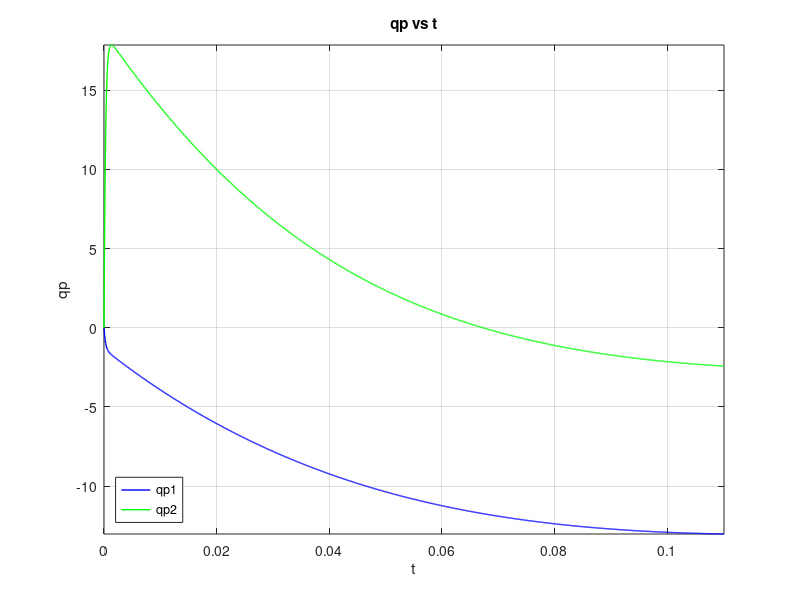
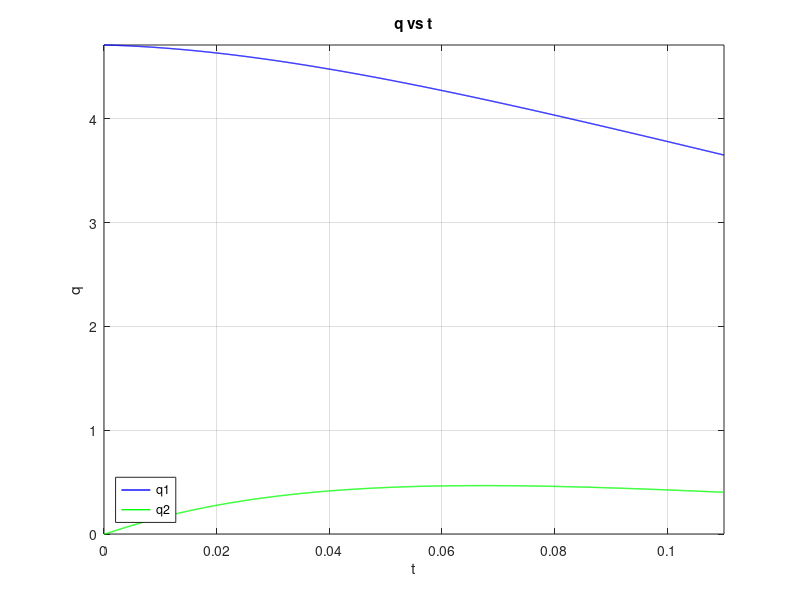
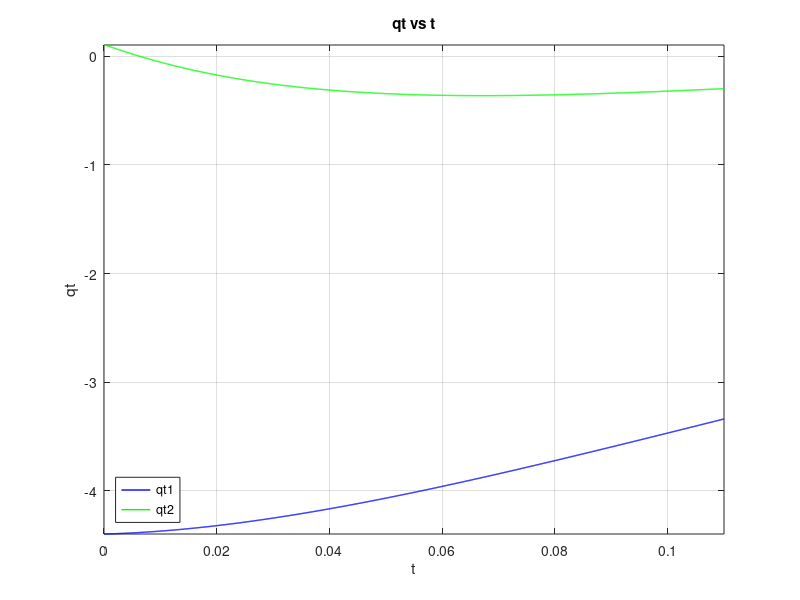

Source code (MATLAB) for these figures, in order:
clc
clear all

l1 = 0.26;
l2 = 0.26;
lc1 = 0.0983;
lc2 = 0.0229;
m1 = 6.5225;
m2 = 2.0458;
I1 = 0.1213;
I2 = 0.0116;
g = 9.81;

q = [(270)*(pi/180);
     (0)*(pi/180)]

qp = [0;
      0]

kp = [30 0;
      0 30]
kv = [7 0;
      0 3]
qd = [pi/10;
      pi/30]
      

delta=.0001;
count=1;
counte=2;
eulerq1=[];
eulerq2=[];
eulerq1(count,1)=(270)*(pi/180);
eulerq2(count,1)=(0)*(pi/180);
eulerqp1=[];
eulerqp2=[];
eulerqp1(count,1)=0;
eulerqp2(count,1)=0;
vel = [0;
       0];
eulerqt1=[];
eulerqt2=[];
  


for i=0:delta:0.11
qt = [qd(1,1)-q(1,1);
      qd(2,1)-q(2,1)]
eulerqt1(count,1)=qt(1,1);
eulerqt2(count,1)=qt(2,1); 
Mq = [m1*lc1^2+m2*l1^2+m2*l1*lc2*cos(q(2,1))+I1+I2 m2*lc2^2+m2*l1*lc2*cos(q(2,1))+I2;
      m2*lc2^2+m1*lc2*cos(q(2,1))+I2 m2*lc2^2+I2]
Cq = [-2*m2*l1*lc2*qp(2,1)*sin(q(2,1)) -m2*l1*lc2*qp(2,1)*sin(q(2,1));
      m2*l1*lc2*sin(q(2,1)) 0]
gq = [(m1*lc1+m2*l1)*g*sin(q(1,1))+m2*lc2*g*sin(q(1,1)+q(2,1));
      m2*lc2*g*sin(q(1,1)+q(2,1))]
qpp = (Mq^-1)*(kp*qt-kv*qp-Cq*qp-gq) 
acel=qpp;%DERIVADA DE LA velocidad EN CADA PUNTO [X Y]
eulerqp1(counte,1)= eulerqp1(counte-1,1)+(delta*(acel(1,1)));%M.EULER PARA CADA PUNTO
eulerqp2(counte,1)= eulerqp2(counte-1,1)+(delta*(acel(2,1)));%%M.EULER PARA CADA PUNTO
qp(1,1) = eulerqp1(counte,1);
qp(2,1) = eulerqp2(counte,1);
vel = vel + acel*delta;
eulerq1(counte,1)= eulerq1(counte-1,1)+(delta*(vel(1,1)));%M.EULER PARA CADA PUNTO
eulerq2(counte,1)= eulerq2(counte-1,1)+(delta*(vel(2,1)));%%M.EULER PARA CADA PUNTO
q(1,1) = eulerq1(counte,1)
q(2,1) = eulerq2(counte,1)
counte=counte+1;

index(count,1)=count;
count=count+1;
end

%///////////////////////////////////////////////////////////////
% IMPRESION DE TRAYECTORIAS
t=0:0.0001:0.1101;
length(eulerqp1)
length(t)
figure(1)
plot(t,eulerqp1,'color','b','LineWidth',1);
title('qp vs t')
% axis equal
axis tight
grid on
hold on
plot(t,eulerqp2,'color','g','LineWidth',1);
legend({'qp1','qp2'},'Location','southwest')
xlabel('t')
ylabel('qp')
grid on

figure(2)
plot(t,eulerq1,'color','b','LineWidth',1);
title('q vs t')
% axis equal
axis tight
grid on
hold on
plot(t,eulerq2,'color','g','LineWidth',1);
legend({'q1','q2'},'Location','southwest')
xlabel('t')
ylabel('q')
grid on

figure(3)
length(eulerqt1)
length(t)
t=0:0.0001:0.11;
plot(t,eulerqt1,'color','b','LineWidth',1);
title('qt vs t')
% axis equal
axis tight
grid on
hold on
plot(t,eulerqt2,'color','g','LineWidth',1);
legend({'qt1','qt2'},'Location','southwest')
xlabel('t')
ylabel('qt')
grid on
% figure(4)
% axis tight
% grid on
% hold on
% for i=1:1:length(eulerq1)
% Eslabon_1 = line([0 l1*cos(eulerq1(i,1))],[0 l1*sin(eulerq1(i,1))],'Color','b');
% Px=l1*cos(eulerq1(i,1));
% Py=l1*sin(eulerq1(i,1));
% % Eslabon_2 = line([Px Px+100*cosd(theta_vector(2))],[Py Py+100*sind(theta_vector(2))],'Color','g');
% Eslabon_2 = line([Px Px+l2*cos(eulerq1(i,1)+eulerq2(i,1))],[Py Py+sin(eulerq1(i,1)+eulerq2(i,1))],'Color','g');
% % frame = getframe;
% % writeVideo(writerObj,frame);
% % delete(Eslabon_1);
% delete(Eslabon_2);
% pause(0.1)
% end

